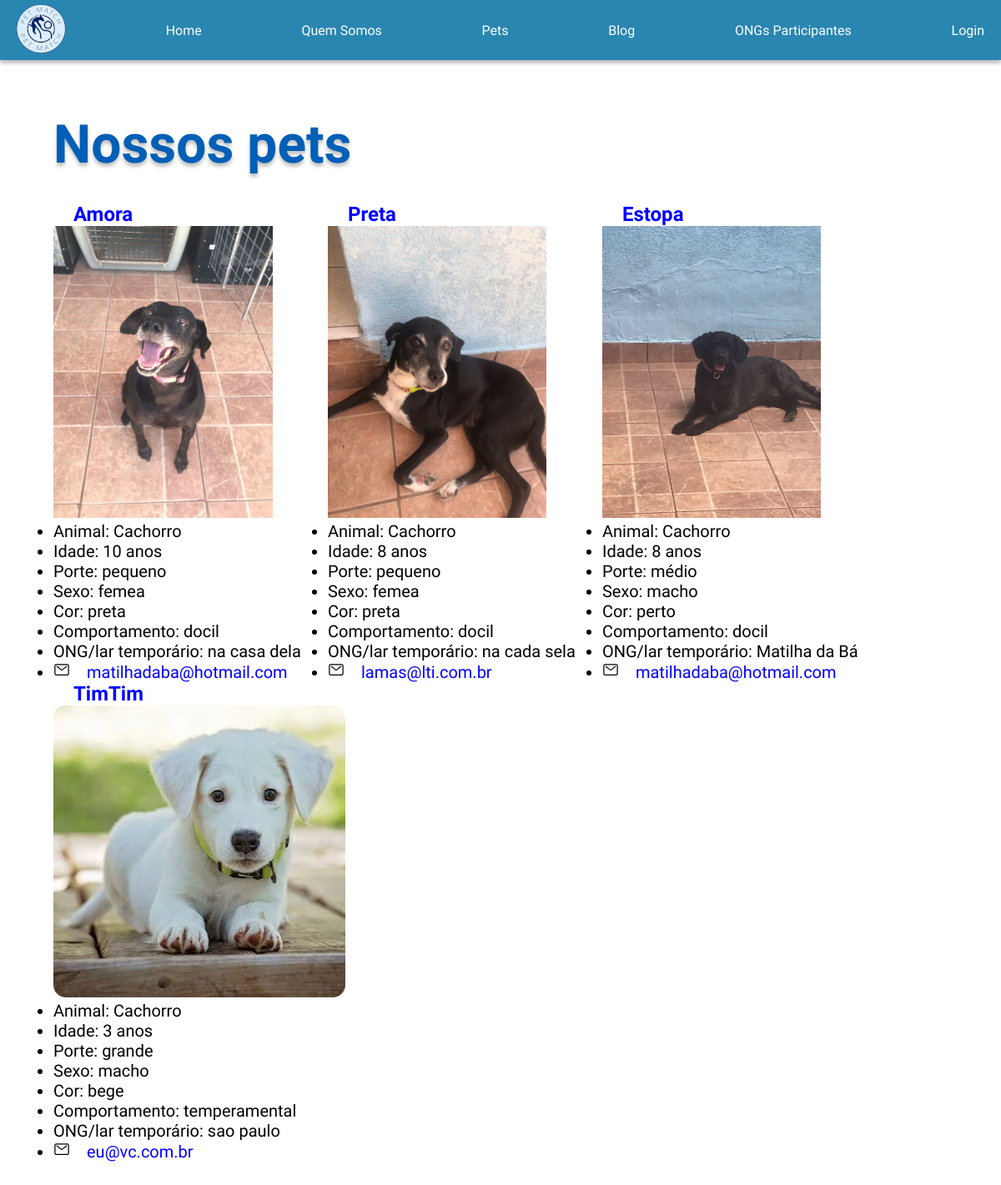
/lista_pets, run on an earlier commit of the app's database.
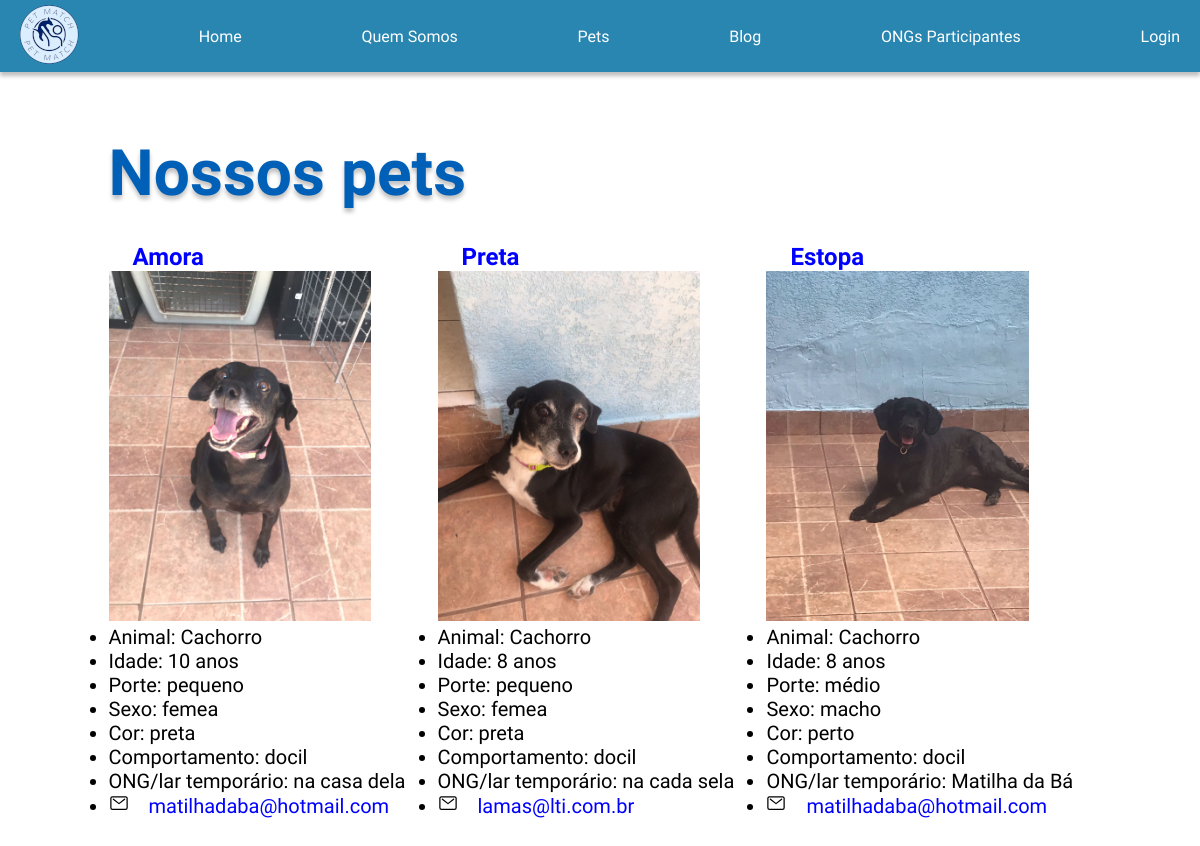
And on a later commit of the database.
### petmatch/models.py (models this page shows, shortened)
class Pet(models.Model):
    animal = models.CharField(max_length=200)
    nome = models.CharField(max_length=200)
    data_nascimento = models.DateTimeField("data de nascimento")
    porte = models.CharField(max_length=10) # pequeno / medio / grande
    sexo = models.CharField(max_length=5) # femea / macho
    cor = models.CharField(max_length=200)
    localizacao = models.CharField(max_length=500)
    comportamento = models.CharField(max_length=500)
    email_contato = models.CharField(max_length=500, default="noreply@noreply.com.br")
    foto = models.ImageField(upload_to="photos/")
    def idade(self) -> int:
        return timezone.now().year - self.data_nascimento.year

### petmatch/views.py (the view)
# urls.py: path("lista_pets", views.lista_pets, name="lista_pets"),
def lista_pets(request):
    try:
        pets = Pet.objects.all()
    except Pet.DoesNotExist:
        raise Http404("Pet não encontrado")
    return render(request, "petmatch/lista_pets.html", {"pets": pets})

### templates/petmatch/lista_pets.html (shortened to what this page needs)
{% load static %}
<!DOCTYPE html>
<html lang="pt-BR">
    <head>
        <link rel="stylesheet" href="{% static 'styles\styles.css' %}">
    </head>
    <body>
        <main>
            <section id="home">
                <section class="cabecalho">
                    <nav class="cabecalho-menu">
                        <a class="cabecalho-logo" href="{% url 'index' %}">
                            <img src="{% static 'img/logo-menor.png' %}" alt="logo Petmatching" />
                        </a>
                        <a class="cabecalho-menu-item" href="{% url 'index' %}">Home</a>
                        <a class="cabecalho-menu-item" href="#quem_somos">Quem Somos</a>
                        <a class="cabecalho-menu-item" href="{% url 'lista_pets' %}">Pets</a>
                        <a class="cabecalho-menu-item" href="#blog">Blog</a>
                        <a class="cabecalho-menu-item" href="{% url 'lista_ong' %}">ONGs Participantes</a>
                        <a class="cabecalho-menu-item" href="/admin/login">Login</a>
                    </nav>
                </section>
                <section class="conteudo_inicial">
                    <section id="pets">
                        <h1>Nossos pets</h1>
                        <section class="detalhes_pet">
                            {% for pet in pets %}
                                <div class="detalhe_pet">
                                    <h2>
                                        <a href="{% url 'detalhes_pet' pet_id=pet.id %}">{{ pet.nome }}</a>
                                    </h2>
                                    <img class="imagem_pet_home" src="{{ pet.foto.url }}">
                                    <ul>
                                        <li>Animal: {{ pet.animal }}</li>
                                        <li>Idade: {{ pet.idade }} anos</li>
                                        <li>Porte: {{ pet.porte }}</li>
                                        <li>Sexo: {{ pet.sexo }}</li>
                                        <li>Cor: {{ pet.cor }}</li>
                                        <li>Comportamento: {{ pet.comportamento }}</li>
                                        <li>ONG/lar temporário: {{ pet.localizacao }}</li>
                                        <li>
                                        <ion-icon name="mail-outline"></ion-icon><a href="{{ pet.email_contato }}">{{ pet.email_contato }}</a>
                                    </li>
                                </ul>
                            </div>
                        {% endfor %}
                    </section>
                </section>
            </section>
        </section>
    </main>
</body>
</html>

### setup/static/styles/styles.css (style rules this page uses)
* { margin: 0; padding: 0; box-sizing: border-box; text-decoration: none; }
.cabecalho { display: flex; flex-direction: row; align-items: center; justify-content: space-between; width: 100%; padding: 4px; color: #ffffff; background: rgba(7, 115, 165, 0.863); box-shadow: 0px 4px 4px rgba(0, 0, 0, 0.25); }
.cabecalho-menu { width: 100%; display: flex; justify-content: space-between; align-content: center; align-items: center; }
#home { height: 750px; }
.conteudo_inicial { display: flex; flex-direction: row; justify-content: center; align-items: center; width: 100%; padding: 1em; }
body { box-sizing: border-box; height: 100vh; font-family: 'Lilita One'; font-style: normal; font-size: 1rem; font-weight: 400; }
h1 { font-family: 'Titan One'; font-size: 4rem; color: #005FB6; text-shadow: 0px 4px 4px rgba(0, 0, 0, 0.25); margin: 32px; }
h2 { font-size: 1.5rem; }
p, li { font-family: 'Quicksand', sans-serif; font-size: 1.25rem; }
a { padding-right: 1em; padding-left: 1em; color: #ffffff; }
#pets { min-height: 750px; margin: 1em; }
.imagem_pet_home { width: auto; height: 350px; }
.detalhes_pet { margin: 2em; width: 100%; }
.detalhes_pet a { color: blue; }
.detalhes_pet .detalhe_pet { width: 325px; display:inline-block; }

What changed in the data, as far as the page shows it:
removed Pet: nome "TimTim", foto (picture), animal "Cachorro", idade "3", porte "grande", sexo "macho", cor "bege", comportamento "temperamental", localizacao "sao paulo", email_contato "eu@vc.com.br"
